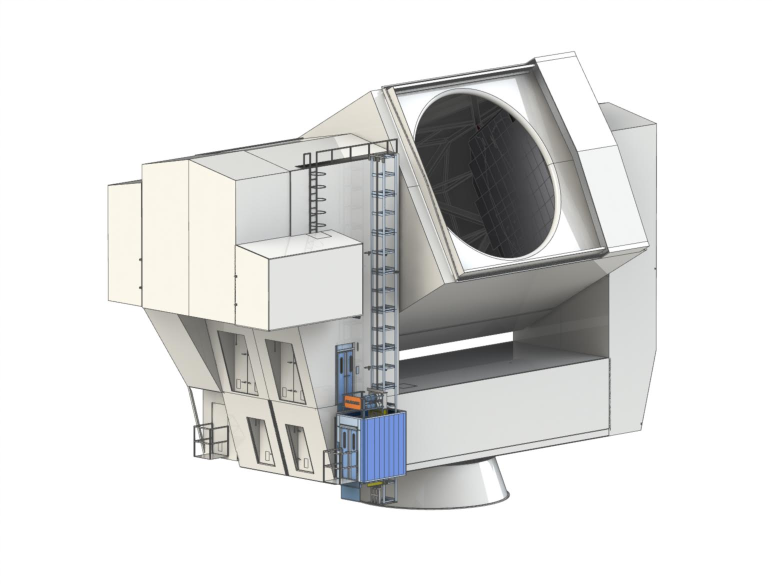
#> input picture point_source_figs/LAT_ISO1.jpeg, 1556 x 1167 px (shown at 1/2 size); the run also reads 3 pictures not shown here
$ jupyter execute Notebook3_bonus_optics.ipynb
#> lines starting #> are read from the running program, lines starting #| are printed output that depends on the picture
# CMB-S4 Instrumentation Summer School

## Holography Lab Notebook #1: Bonus Optics!
Authors: Grace E. Chesmore and Jeff McMahon

In this notebook we will explore diffraction due to various aperture sizes and shapes.  The Fraunhofer description is taken from [Jeff McMahon's notebook](https://github.com/jeffmcm1977/ASTR30600/blob/main/Optics_v2.ipynb).

## Fraunhofer diffraction

[Fraunhofer diffraction](https://en.wikipedia.org/wiki/Fraunhofer_diffraction) describes light pripigateion in fhe far field region at a distance $z$ from an optic of diameter $D$ where $z$ is large compared  to the confocal distance.  The [Fraunhofer equation](https://en.wikipedia.org/wiki/Fraunhofer_diffraction_equation) give the eletric field in the far field $U(x,y,z)$ in terms of an integral over the two-dimensional field on the diffracting aperture $A(x',y')$.

$$U(x,y,z) = \int_{Aperature} A(x',y')e^{i\frac{2 \pi}{\lambda}(\frac x z x' + \frac y z y')} dx' dy'$$

Here I am adopting the notation from Wikipedia :(.  Note that both $U$ and $A$ are complex functions and in their full glory are vector fields.   In what follows we will consider only the dominat polarizaiton and will apporximate $U$ and $A$ as scalars. This equaiton can be drived by summing the phase of all paths from the source to the field point of interest and making various geometrical simplications as discussed [here](https://en.wikipedia.org/wiki/Fraunhofer_diffraction).

In the small angle limit (e.g., where $x << z$ and $y << z$, we can introduce angular coordiantes $\theta_x$ and $\theta_y$ and rewrite this equation as:

$$U(\theta_x,\theta_y) = \int_{Aperature} A(x',y')e^{i\frac{2 \pi}{\lambda}( \theta_x x' + \theta_y y')}dx' dy'$$

We will work exclusively with this form of the equation since it eliminates the cumborsome and $z$ depandnace in favor of an agular treatment that contains all the inforamtion.  You will notice that this equation is exactly a two dimensional fourier transfomrm.  This to compute the far field diffraciton pattern, all we need to do is to take the fields on the aperture and carry out the FFT to arrive at the diffraction pattern.   We will work a number of numerical examples.

One extremely useful note:  If we have a two dimensional array that represents the aperature fields $A$ whcih has $N$ points on each side at a spacing $\Delta x = \Delta y$, then the grid spacing of the far field is given by $\Delta \theta_x = \Delta \theta_y = \frac \lambda { N \Delta x}. $ Equivelently, the length of a side of our far field grid is $\frac \lambda {\Delta_x}.

A second useful note is that when it comes to interpreting these results we will often plot the square of the far field.  This is because the received power is proporational to $E^2$ so we can interpret this as the probility that a photon emitted from a partical direction will be detected by our system.

## Telescope #1: Circular Aperture
### Simons Observatory Large Aperture Telescope (similar: Atacama Cosmology Telescope)

[cell 1]
import numpy as np
import matplotlib
import matplotlib.pyplot as plt
import matplotlib.image as img

# %load_ext blackcellmagic
matplotlib.rcParams["font.size"] = 18
plt.rcParams["axes.unicode_minus"] = False
matplotlib.rcParams.update({"xtick.direction": "in", "ytick.direction": "in"})

# %config InlineBackend.figure_format = 'retina'

## set up the aperature fields
N = 1000  ## number of samples in the aparture plane
L = 100.0  # lenght of the aperture plane in meters-- this must be bigger than field region.
## NOTE-- L = N*Delta_x as defined in the text above
Diam = 6.0  ## the diameter of our optic
delta_x = L / N  #


## define a funciton to make coordinates for our aperature plane grid
def make_coordinate_grids(N, L):
    ## make coordinate arrays on the aperature palne
    y, x = np.meshgrid(
        np.linspace(-L / 2, L / 2, N),  ## cartesian coordinates
        np.linspace(-L / 2, L / 2, N),
    )
    r = np.sqrt(x**2 + y**2)  ## radial coordainte
    phi = np.arctan2(y, x)  ## polar coordinate
    return (x, y, r, phi)


plot_lim = 4.0

###  make the coordinate grid
x, y, r, phi = make_coordinate_grids(N, L)  ##

## make the aperature fields
A = np.ones([N, N])
A[np.where(r > Diam / 2)] = 0

plt.figure(figsize=(12, 5))
## plot the aperature fields
plt.subplot(121)
plt.pcolormesh(x, y, A)
plt.axis("equal")
plt.title("Aperature field pattern")
plt.xlabel("x [m]")
plt.ylabel("y [m]")
plt.xlim(-plot_lim, plot_lim)
plt.ylim(-plot_lim, plot_lim)
plt.subplot(122)
plt.axis("off")

# reading png image
im = img.imread("point_source_figs/" + "LAT_ISO1.jpeg")
#> im is the input picture: shape (1167, 1556, 3); mean R, G, B 222, 222.1, 221.2
plt.imshow(im)
plt.show()
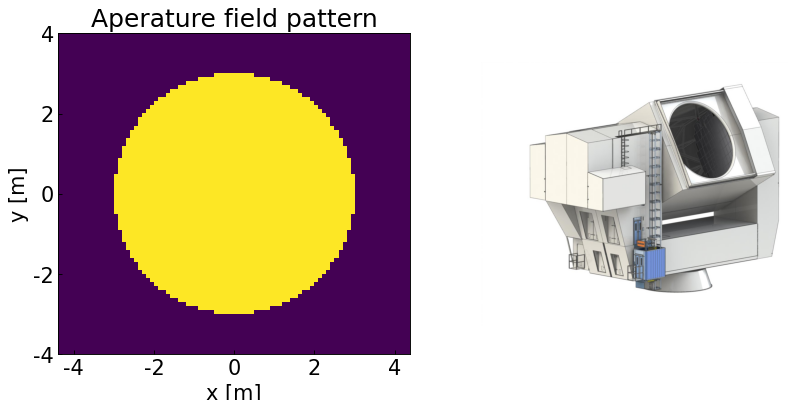
#> figure drawn by matplotlib, 2 panels

#### 1.A) How does the far-field beam change with frequency?
The resulting far-field beam has the diffraction pattern of an [Airy Disc](https://en.wikipedia.org/wiki/Airy_disk). On the right is the measured beam of Uranus from [ACT Data Releast 4](https://arxiv.org/pdf/2112.12226.pdf).  What in the diffraction pattern differs from your predicted beam?

#### 1.B) Go back to the previous notebook cell and change the diameter ```Diam``` of the of the telescope.  How does this change the beam?  To observe features at 1 arcminute resolution, what diameter size do you recommend?

[cell 2]
## choose a wavelegth
wavelength = 0.001  ## in meters


## compute Fraunhofer diffraciton and the coordinates of this diffraciotn paattern
def Fraunhofer(A, wavelength, delta_x):
    ## computers rock-- this is the entire calcuation.  Try doing this by hand for a comparsion
    U = np.fft.fftshift(np.fft.fft2(np.fft.fftshift(A)))
    ##. THIS WAS THE HARD PART!!!!  the rest is unit conversion and making a nice plot
    ####################################################
    ## now to make coordinates for these fields
    angular_width = wavelength / delta_x  ## this is in radians
    angular_width *= 180.0 / np.pi  ## this converts to degrees
    angular_width *= 60  ## this converts to arcmin
    # angular_width *= 60      ## this converts to arcsec
    return (angular_width, U)


####################################################
## convert from electric field to radiated power or PSF
def Covnert_field_to_PSF(U):
    PSF = np.abs(U) ** 2
    PSF_temp = PSF / np.max(
        PSF
    )  ## peak normalized-- not the right thing for convolution... but is nice for seeing it
    ## make a logrythmic version of the radiated power so we can better see faint features
    PSF_temp += 1e-25  ## avoid infinities by regularizing zeroes
    PSF_dB = 10 * np.log10(PSF_temp)  ## convert to dB
    return (PSF, PSF_dB)


angular_width, U = Fraunhofer(
    A, wavelength, delta_x
)  ## compute the diffraction pattern
PSF, PSF_dB = Covnert_field_to_PSF(U)


###########################################
## plot the aperature fields
plot_lim = 10

plt.figure(figsize=(15, 5))
plt.subplot(121)
plt.pcolormesh(x, y, PSF_dB, vmin=-25, vmax=0)
plt.axis("equal")
plt.colorbar(label=("radiated power [dB]"))
# cbar.set_label, rotation=270)
plt.title("Far field pattern")
plt.xlabel("theta_x [arcmin]")
plt.ylabel("theta_y [arcmin]")
plt.xlim(-plot_lim, plot_lim)
plt.ylim(-plot_lim, plot_lim)

plt.subplot(122)
plt.axis("off")
# reading png image
im = img.imread("point_source_figs/" + "act_dr4.png")
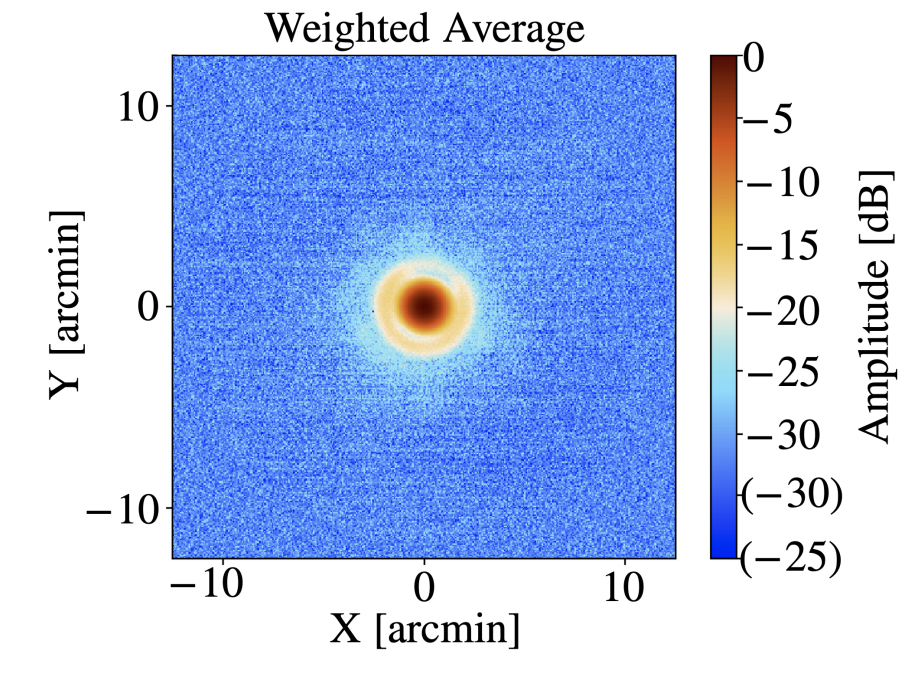
#> input picture point_source_figs/act_dr4.png, 1838 x 1348 px (shown at 1/2 size)
#> im is the input picture: shape (1348, 1838, 4) float32; mean R, G, B, A 0.707, 0.781, 0.943, 1
plt.imshow(im)
plt.show()
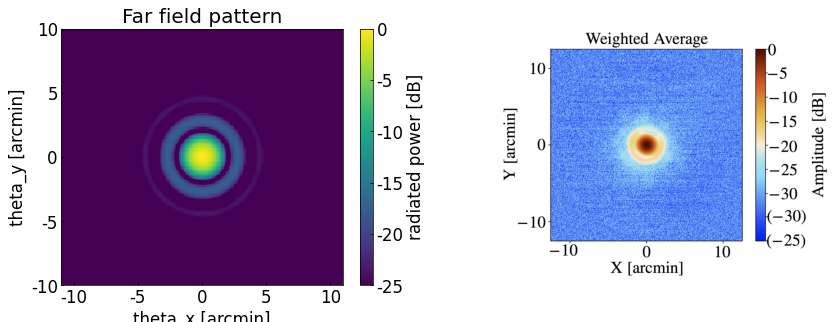
#> figure drawn by matplotlib, 3 panels

plt.figure(figsize=(6, 5))
plt.ylabel("Power [dB]")
plt.plot(PSF_dB[int(len(PSF_dB) / 2), :])
plt.grid()
plt.ylim(-40, 0)
plt.show()
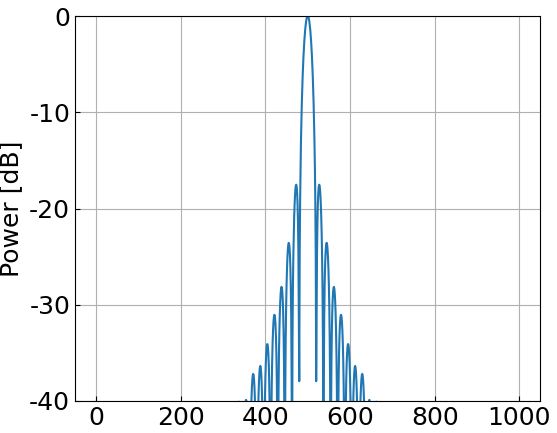
#> figure drawn by matplotlib, 1 panel; curve peaks at x = 500, y = 0

## Telescope #2: Circular Aperture with a Cross
### National Radio Astronomy Observatory's 20-Meter Telescope (and many others!)

The [NRAO's Very Large Array radio telescope](https://www.gb.nrao.edu/20m/fantastic/) uses 4 arms in front of its antenna to hold a central mirror which then reflects the signal into its receiver.  These 4 arms create a cross pattern in the aperture field pattern, which create a unique diffraction effect.

[cell 3]
## set up the aperature fields
N = 1000  ## number of samples in the aparture plane
L = 100.0  ## lenght of the aperture plane in meters-- this must be bigger than field region.
## NOTE-- L = N*Delta_x as defined in the text above
Diam = 20.0  ## the diameter of our optic
delta_x = L / N

plot_lim = 14.0

###  make the coordinate grid
x, y, r, phi = make_coordinate_grids(N, L)

## make the aperature fields
A = np.ones([N, N])
A[np.where(r > Diam / 2)] = 0

A[np.where(abs(y - x) < Diam * 0.02)] = 0
A[np.where(abs(y + x) < Diam * 0.02)] = 0
A[np.where((x**2 + y**2) < (Diam / 10) ** 2)] = 0

plt.figure(figsize=(12, 5))
## plot the aperature fields
plt.subplot(121)
plt.pcolormesh(x, y, A)
plt.axis("equal")
plt.title("Aperature field pattern")
plt.xlabel("x [m]")
plt.ylabel("y [m]")
plt.xlim(-plot_lim, plot_lim)
plt.ylim(-plot_lim, plot_lim)
plt.subplot(122)
plt.axis("off")

# reading png image
im = img.imread("point_source_figs/" + "20Meter.small.jpg")
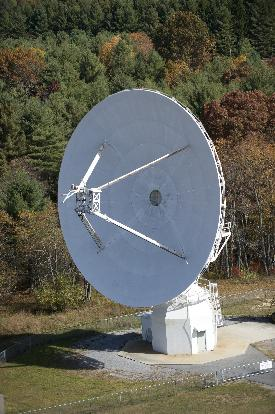
#> input picture point_source_figs/20Meter.small.jpg, 275 x 414 px
#> im is the input picture: shape (414, 275, 3); mean R, G, B 99.3, 100.2, 90.8
plt.imshow(im)
plt.show()
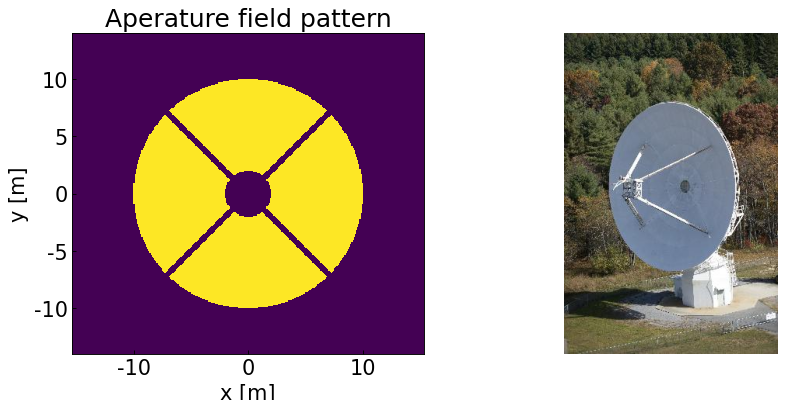
#> figure drawn by matplotlib, 2 panels

The GBO 20-meter telescope is a radio telescope which operates from 1.3-10 GHz.  Change the frequency of the telescope and note how the beam changes (specifically how the diffraction pattern changes) at the low and high frequencies.

[cell 4]
## choose a wavelegth
wavelength = 0.0333102731  ## 9GHz in meters

angular_width, U = Fraunhofer(
    A, wavelength, delta_x
)  ## compute the diffraction pattern
PSF, PSF_dB = Covnert_field_to_PSF(U)


###########################################
## plot the aperature fields
plot_lim = 5.0

plt.figure(figsize=(6, 5))
# plt.subplot(121)
plt.pcolormesh(x, y, PSF_dB, vmin=-35, vmax=0)
plt.axis("equal")
plt.colorbar(label=("radiated power [dB]"))
# cbar.set_label, rotation=270)
plt.title("Far field pattern")
plt.xlabel("theta_x [arcmin]")
plt.ylabel("theta_y [arcmin]")
plt.xlim(-plot_lim, plot_lim)
plt.ylim(-plot_lim, plot_lim)
plt.axis("off")
# plt.subplot(122)
# plt.axis("off")

plt.show()
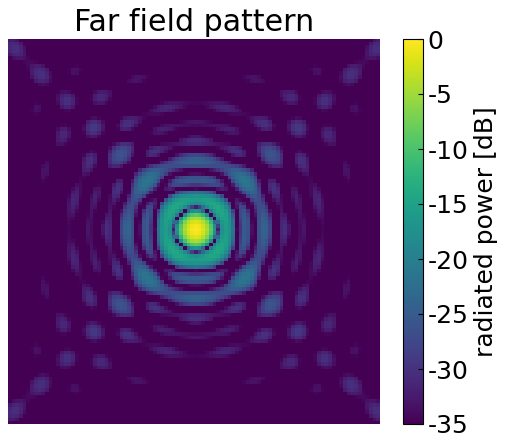
#> figure drawn by matplotlib, 2 panels

plt.figure(figsize=(12, 5))
plt.subplot(121)
plt.ylabel("Power [dB]")
plt.plot(PSF_dB[int(len(PSF_dB) / 2), :])
plt.grid()
plt.ylim(-35, 0)
plt.xlim(-35 + 500, 35 + 500)

plt.subplot(122)
plt.axis("off")

im = img.imread("point_source_figs/" + "20m_beam.png")
#> (the rest of the program and of its run is left out)
